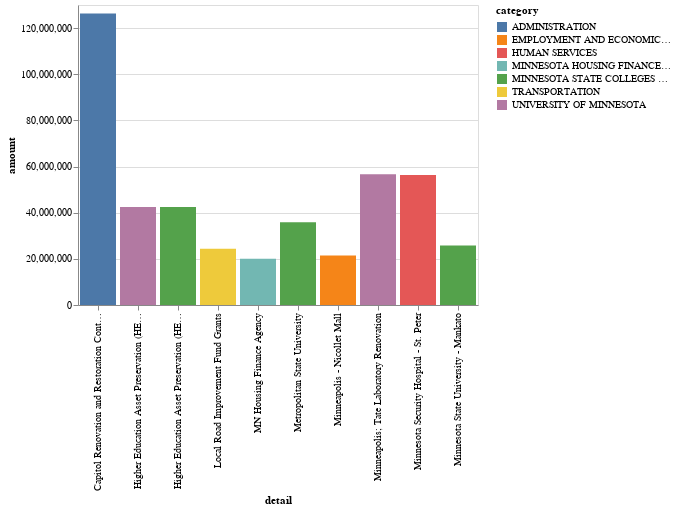

Notebook cell for this chart:
### Code cell
Chart(budget_top_10).mark_bar().encode(
    x=X('detail'),
    y=Y('amount'),
    color='category')

### Figure 1 — Vega-Lite specification as saved in the notebook (floating-point values rounded to 4 significant figures)
{"$schema": "https://vega.github.io/schema/vega-lite/v2.6.0.json", "config": {"view": {"height": 300, "width": 400}}, "data": {"name": "data-91719760953d89b39d4d79f0cc1ae021"}, "datasets": {"data-91719760953d89b39d4d79f0cc1ae021": [{"amount": 126300000, "category": "ADMINISTRATION", "detail": "Capitol Renovation and Restoration Continued"}, {"amount": 56700000, "category": "UNIVERSITY OF MINNESOTA", "detail": "Minneapolis; Tate Laboratory Renovation"}, {"amount": 56317000, "category": "HUMAN SERVICES", "detail": "Minnesota Security Hospital - St. Peter"}, {"amount": 42500000, "category": "UNIVERSITY OF MINNESOTA", "detail": "Higher Education Asset Preservation (HEAPR) 1"}, {"amount": 42500000, "category": "MINNESOTA STATE COLLEGES AND UNIVERSITIES", "detail": "Higher Education Asset Preservation (HEAPR) 2"}, {"amount": 35865000, "category": "MINNESOTA STATE COLLEGES AND UNIVERSITIES", "detail": "Metropolitan State University"}, {"amount": 25818000, "category": "MINNESOTA STATE COLLEGES AND UNIVERSITIES", "detail": "Minnesota State University - Mankato"}, {"amount": 24356000, "category": "TRANSPORTATION", "detail": "Local Road Improvement Fund Grants"}, {"amount": 21500000, "category": "EMPLOYMENT AND ECONOMIC DEVELOPMENT", "detail": "Minneapolis - Nicollet Mall"}, {"amount": 20000000, "category": "MINNESOTA HOUSING FINANCE AGENCY", "detail": "MN Housing Finance Agency"}]}, "encoding": {"color": {"field": "category", "type": "nominal"}, "x": {"field": "detail", "type": "nominal"}, "y": {"field": "amount", "type": "quantitative"}}, "mark": "bar"}
